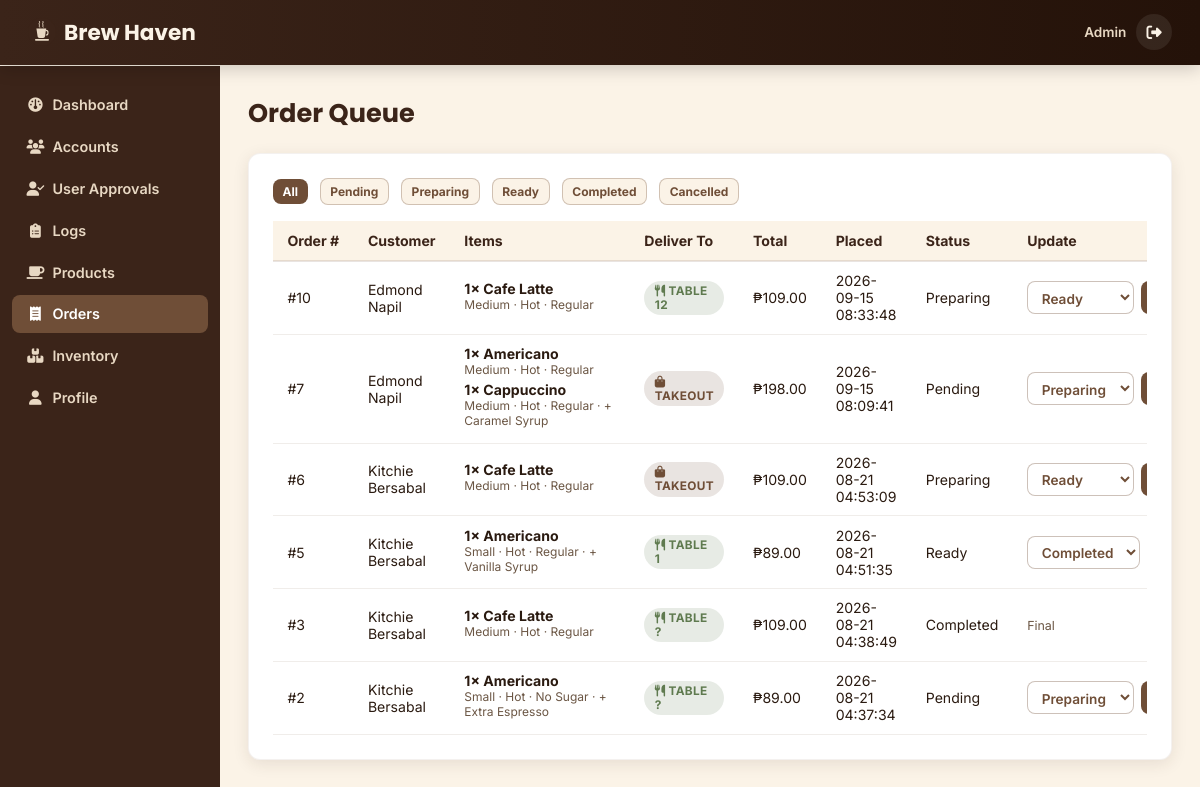
/admin-orders.php (signed in), run on the app's committed database.
### tables this page shows
CREATE TABLE `users` (
  `id_number` varchar(50) NOT NULL,
  `lastname` varchar(100) NOT NULL,
  `firstname` varchar(100) NOT NULL,
  `middlename` varchar(100) DEFAULT NULL,
  `extension` varchar(50) DEFAULT NULL,
  `birth_date` date NOT NULL,
  `age` int(11) NOT NULL,
  `gender` enum('Male','Female','Other') NOT NULL,
  `email` varchar(255) NOT NULL,
  `username` varchar(50) NOT NULL,
  `password` varchar(255) NOT NULL,
  `role` enum('super_admin','admin','customer') NOT NULL DEFAULT 'customer',
  `approval_status` enum('pending','approved','rejected') NOT NULL DEFAULT 'pending',
  `account_status` enum('active','inactive','blocked') NOT NULL DEFAULT 'active',
  `first_login` tinyint(1) NOT NULL DEFAULT 0,
  `employee_id` varchar(20) DEFAULT NULL,
  `customer_id` varchar(20) DEFAULT NULL,
  `street` varchar(255) NOT NULL,
  `barangay` varchar(100) NOT NULL,
  `city_municipality` varchar(100) NOT NULL,
  `province` varchar(100) NOT NULL,
  `zipcode` varchar(10) NOT NULL,
  `country` varchar(100) NOT NULL,
  `auth_question1` varchar(255) DEFAULT NULL,
  `auth_answer1` varchar(255) DEFAULT NULL,
  `auth_question2` varchar(255) DEFAULT NULL,
  `auth_answer2` varchar(255) DEFAULT NULL,
  `auth_question3` varchar(255) DEFAULT NULL,
  `auth_answer3` varchar(255) DEFAULT NULL,
  `created_at` timestamp NOT NULL DEFAULT current_timestamp(),
  `updated_at` timestamp NOT NULL DEFAULT current_timestamp() ON UPDATE current_timestamp(),
  `active_super_admin_flag` tinyint(1) GENERATED ALWAYS AS (if(`role` = 'super_admin' and `account_status` = 'active',1,NULL)) STORED
);

CREATE TABLE `orders` (
  `id` int(11) NOT NULL,
  `customer_id_number` varchar(50) NOT NULL,
  `order_type` enum('Dine In','Takeout') NOT NULL DEFAULT 'Dine In',
  `table_number` varchar(10) DEFAULT NULL,
  `status` enum('Pending','Preparing','Ready','Completed','Cancelled') NOT NULL DEFAULT 'Pending',
  `total_amount` decimal(8,2) NOT NULL,
  `created_at` timestamp NOT NULL DEFAULT current_timestamp(),
  `updated_at` timestamp NOT NULL DEFAULT current_timestamp() ON UPDATE current_timestamp()
);

CREATE TABLE `order_items` (
  `id` int(11) NOT NULL,
  `order_id` int(11) NOT NULL,
  `product_id` int(11) NOT NULL,
  `size` enum('Small','Medium','Large') NOT NULL DEFAULT 'Medium',
  `temperature` enum('Hot','Iced') NOT NULL DEFAULT 'Hot',
  `sweetness` enum('Regular','Less Sweet','No Sugar') NOT NULL DEFAULT 'Regular',
  `addons` varchar(255) DEFAULT NULL,
  `quantity` int(11) NOT NULL DEFAULT 1,
  `unit_price` decimal(8,2) NOT NULL,
  `subtotal` decimal(8,2) NOT NULL
);

CREATE TABLE `products` (
  `id` int(11) NOT NULL,
  `name` varchar(100) NOT NULL,
  `description` text DEFAULT NULL,
  `category` enum('Hot Coffee','Iced Coffee','Non-Coffee','Add-ons') NOT NULL,
  `price` decimal(8,2) NOT NULL,
  `image_path` varchar(255) DEFAULT NULL,
  `is_available` tinyint(1) NOT NULL DEFAULT 1,
  `created_at` timestamp NOT NULL DEFAULT current_timestamp()
);

### html/admin-orders.php (the view, shortened to what this page needs)
<?php
require_once __DIR__ . '/../php/auth_helpers.php';
$me = require_role(['admin', 'super_admin']);
$canManage = has_privilege($me, 'manage_orders');
$sidebarActive = $me['role'] === 'admin' ? 'admin-dashboard.php' : 'super-admin-dashboard.php';
$statusFilter = $_GET['status'] ?? '';
$validStatuses = ['Pending', 'Preparing', 'Ready', 'Completed', 'Cancelled'];
$sql = "SELECT o.*, u.firstname, u.lastname FROM orders o LEFT JOIN users u ON u.id_number = o.customer_id_number";
if (in_array($statusFilter, $validStatuses, true)) {
    $stmt = mysqli_prepare($conn, $sql . " WHERE o.status = ? ORDER BY o.created_at DESC");
    mysqli_stmt_bind_param($stmt, 's', $statusFilter);
    mysqli_stmt_execute($stmt);
    $result = mysqli_stmt_get_result($stmt);
} else {
    $result = mysqli_query($conn, $sql . " ORDER BY o.created_at DESC");
}
$orders = [];
while ($row = mysqli_fetch_assoc($result)) { $orders[] = $row; }
$orderItems = bh_fetch_order_items(array_column($orders, 'id'));
$transitions = bh_order_status_transitions();
?>
<!DOCTYPE html>
<html lang="en">
<head>
  <link rel="stylesheet" href="https://cdnjs.cloudflare.com/ajax/libs/font-awesome/6.5.0/css/all.min.css">
  <link rel="stylesheet" href="../css/brew-haven.css" />
</head>
<body class="bh-shell">
  <div class="bh-topbar">
    <div class="bh-brand"><img src="../images/brew-haven-logo.svg" alt="" style="width:28px;height:28px;"> Brew Haven</div>
    <div class="bh-user">
      <span class="bh-role-label"><?php echo htmlspecialchars(ucwords(str_replace('_', ' ', $me['role']))); ?></span>
      <a href="logout.php" class="bh-topbar-icon-btn" title="Logout" aria-label="Logout" data-bh-confirm-title="Confirm Logout" data-bh-confirm="Are you sure you want to log out?" data-bh-confirm-button="Yes, Logout"><i class="fa-solid fa-right-from-bracket"></i></a>
    </div>
  </div>
  <div class="bh-layout">
    <div class="bh-sidebar">
      <a href="<?php echo $sidebarActive; ?>"><i class="fa-solid fa-gauge"></i>Dashboard</a>
      <a href="<?php echo $me['role'] === 'admin' ? 'admin-accounts.php' : 'super-admin-accounts.php'; ?>"><i class="fa-solid fa-users"></i>Accounts</a>
      <?php if ($me['role'] === 'super_admin' || has_privilege($me, 'approve_accounts')): ?><a href="user-approvals.php"><i class="fa-solid fa-user-check"></i>User Approvals</a><?php endif; ?>
      <?php if ($me['role'] === 'admin'): ?><a href="logs.php"><i class="fa-solid fa-clipboard-list"></i>Logs</a><?php endif; ?>
      <a href="admin-products.php"><i class="fa-solid fa-mug-saucer"></i>Products</a>
      <a href="admin-orders.php" class="active"><i class="fa-solid fa-receipt"></i>Orders</a>
      <a href="admin-inventory.php"><i class="fa-solid fa-boxes-stacked"></i>Inventory</a>
      <a href="profile.php"><i class="fa-solid fa-user"></i>Profile</a>
    </div>
    <div class="bh-main">
      <h1 class="bh-page-title">Order Queue</h1>
      <div class="bh-panel">
        <div class="bh-toolbar">
          <a href="admin-orders.php" class="bh-btn <?php echo $statusFilter === '' ? 'bh-btn-primary' : 'bh-btn-secondary'; ?> bh-btn-sm">All</a>
          <?php foreach ($validStatuses as $s): ?>
            <a href="admin-orders.php?status=<?php echo urlencode($s); ?>" class="bh-btn <?php echo $statusFilter === $s ? 'bh-btn-primary' : 'bh-btn-secondary'; ?> bh-btn-sm"><?php echo $s; ?></a>
          <?php endforeach; ?>
        </div>
        <div class="bh-table-wrap">
          <table class="bh-table">
            <thead><tr><th>Order #</th><th>Customer</th><th>Items</th><th>Deliver To</th><th>Total</th><th>Placed</th><th>Status</th><?php if ($canManage): ?><th>Update</th><?php endif; ?></tr></thead>
            <tbody>
              <?php foreach ($orders as $o): ?>
                <tr>
                  <td>#<?php echo (int)$o['id']; ?></td>
                  <td><?php echo htmlspecialchars(($o['firstname'] ?? '?') . ' ' . ($o['lastname'] ?? '')); ?></td>
                  <td style="min-width:180px;"><?php echo bh_order_items_html($orderItems[(int)$o['id']] ?? []); ?></td>
                  <td>
                    <?php if (($o['order_type'] ?? 'Dine In') === 'Takeout'): ?>
                      <span class="bh-badge bh-badge-first-login"><i class="fa-solid fa-bag-shopping"></i> Takeout</span>
                    <?php else: ?>
                      <span class="bh-badge bh-badge-approved"><i class="fa-solid fa-utensils"></i> Table <?php echo htmlspecialchars($o['table_number'] ?? '?'); ?></span>
                    <?php endif; ?>
                  </td>
                  <td>₱<?php echo number_format($o['total_amount'], 2); ?></td>
                  <td><?php echo htmlspecialchars($o['created_at']); ?></td>
                  <td><?php echo htmlspecialchars($o['status']); ?></td>
                  <?php if ($canManage): ?>
                  <td>
                    <?php $nextStatuses = $transitions[$o['status']] ?? []; ?>
                    <?php if ($nextStatuses): ?>
                    <form method="post" action="../php/order_update_status.php" style="display:flex;gap:0.4rem;">
                      <select name="status" class="bh-status-select">
                        <?php foreach ($nextStatuses as $s): ?>
                          <option value="<?php echo $s; ?>"><?php echo $s; ?></option>
                        <?php endforeach; ?>
                      </select>
                      <button type="submit" class="bh-btn bh-btn-primary bh-btn-sm">Update</button>
                    </form>
                    <?php else: ?>
                      <span style="font-size:0.78rem;color:var(--bh-text-muted);">Final</span>
                    <?php endif; ?>
                  </td>
                  <?php endif; ?>
                </tr>
              <?php endforeach; ?>
            </tbody>
          </table>
        </div>
      </div>
    </div>
  </div>
</body>
</html>

### php/auth_helpers.php (shortened to what this page needs)
<?php
require_once __DIR__ . '/config.php';
function bh_harden_session_cookie() {
    $params = session_get_cookie_params();
}
function current_user() {
    return [
        'id_number'   => $_SESSION['user_id_number'],
        'username'    => $_SESSION['username']    ?? null,
        'firstname'   => $_SESSION['firstname']   ?? null,
        'lastname'    => $_SESSION['lastname']    ?? null,
        'role'        => $_SESSION['role']        ?? 'customer',
        'employee_id' => $_SESSION['employee_id'] ?? null,
    ];
}
function bh_in_first_login_setup($row) {
    $firstLogin = (int)($row['first_login'] ?? 0);
    return $firstLogin === 1 || $firstLogin === 2 || $firstLogin === 3;
}
function require_login($recheckStatus = true) {
    global $conn;
    $isAjax = bh_request_is_ajax();
    $user = current_user();
    $now = time();
    if ($recheckStatus) {
        $stmt = mysqli_prepare($conn, "SELECT approval_status, account_status, role, first_login, firstname, lastname, auth_question1 FROM users WHERE id_number = ?");
        mysqli_stmt_bind_param($stmt, 's', $user['id_number']);
        mysqli_stmt_execute($stmt);
        $row = mysqli_fetch_assoc(mysqli_stmt_get_result($stmt));
        $statusAllowed = $row && ($row['account_status'] === 'active'
            || ($row['account_status'] === 'inactive' && bh_inactive_account_may_setup($row)));
        $roleChanged = $row && $row['role'] !== $user['role'];
        $inFirstLoginSetup = bh_in_first_login_setup($row);
    }
    return $user;
}
function bh_request_is_ajax() {
    return (!empty($_SERVER['HTTP_X_REQUESTED_WITH']) && strtolower($_SERVER['HTTP_X_REQUESTED_WITH']) === 'xmlhttprequest')
        || (strpos($_SERVER['HTTP_ACCEPT'] ?? '', 'application/json') !== false)
        || (strpos($_SERVER['CONTENT_TYPE'] ?? '', 'application/json') !== false)
        || (isset($_SERVER['HTTP_SEC_FETCH_DEST']) && $_SERVER['HTTP_SEC_FETCH_DEST'] === 'empty');
}
function require_role(array $allowedRoles, $recheckStatus = true) {
    $user = require_login($recheckStatus);
    return $user;
}
function has_privilege($user, $key) {
    global $conn;
    $privilegeKeys = $key === 'view_logs'
        ? ['view_logs', 'view_activity_logs', 'view_login_logs']
        : [$key];
    $placeholders = implode(',', array_fill(0, count($privilegeKeys), '?'));
    $sql = "SELECT 1 FROM admin_privileges WHERE admin_id_number = ? AND privilege_key IN ($placeholders) LIMIT 1";
    $stmt = mysqli_prepare($conn, $sql);
    $bindValues = array_merge([$user['id_number']], $privilegeKeys);
    $bindTypes = 's' . str_repeat('s', count($privilegeKeys));
    mysqli_stmt_bind_param($stmt, $bindTypes, ...$bindValues);
    mysqli_stmt_execute($stmt);
    mysqli_stmt_store_result($stmt);
    $granted = mysqli_stmt_num_rows($stmt) > 0;
    return $granted;
}
function bh_order_status_transitions() {
    return [
        'Pending'   => ['Preparing', 'Cancelled'],
        'Preparing' => ['Ready', 'Cancelled'],
        'Ready'     => ['Completed', 'Cancelled'],
        'Completed' => [],
        'Cancelled' => [],
    ];
}
function bh_fetch_order_items(array $orderIds) {
    global $conn;
    $orderIds = array_values(array_unique(array_map('intval', $orderIds)));
    $placeholders = implode(',', array_fill(0, count($orderIds), '?'));
    $stmt = mysqli_prepare($conn, "SELECT oi.*, p.name AS product_name FROM order_items oi LEFT JOIN products p ON p.id = oi.product_id WHERE oi.order_id IN ($placeholders) ORDER BY oi.id ASC");
    mysqli_stmt_bind_param($stmt, str_repeat('i', count($orderIds)), ...$orderIds);
    mysqli_stmt_execute($stmt);
    $result = mysqli_stmt_get_result($stmt);
    $grouped = [];
    while ($row = mysqli_fetch_assoc($result)) {
        $grouped[(int)$row['order_id']][] = $row;
    }
    return $grouped;
}
function bh_order_items_html(array $items) {
    $lines = [];
    foreach ($items as $it) {
        $custom = $it['size'] . ' · ' . $it['temperature'] . ' · ' . $it['sweetness'];
        if (!empty($it['addons'])) {
            $custom .= ' · + ' . $it['addons'];
        }
        $lines[] = '<div style="margin-bottom:0.25rem;"><strong>' . (int)$it['quantity'] . '× '
            . htmlspecialchars($it['product_name'] ?? ('Product #' . (int)$it['product_id'])) . '</strong>'
            . '<div style="font-size:0.75rem;color:var(--bh-text-muted);">' . htmlspecialchars($custom) . '</div></div>';
    }
    return implode('', $lines);
}
    ?>

### data on the page
users: role "Admin"
orders: id "10", users.firstname+lastname "Edmond Napil", table_number "12", total_amount "109.00", created_at "2026-09-15 08:33:48", status "Preparing", status "Ready"
order_items: quantity "1", custom "Medium · Hot · Regular"
products: name "Cafe Latte"
orders: id "7", users.firstname+lastname "Edmond Napil", order_type "Takeout" (drawn), total_amount "198.00", created_at "2026-09-15 08:09:41", status "Pending", status "Preparing"
order_items: quantity "1", custom "Medium · Hot · Regular"
products: name "Americano"
order_items: quantity "1", custom "Medium · Hot · Regular · + Caramel Syrup"
products: name "Cappuccino"
orders: id "6", users.firstname+lastname "Kitchie Bersabal", order_type "Takeout" (drawn), total_amount "109.00", created_at "2026-08-21 04:53:09", status "Preparing", status "Ready"
order_items: quantity "1", custom "Medium · Hot · Regular"
orders: id "5", users.firstname+lastname "Kitchie Bersabal", table_number "1", total_amount "89.00", created_at "2026-08-21 04:51:35", status "Ready", status "Completed"
order_items: quantity "1", custom "Small · Hot · Regular · + Vanilla Syrup"
orders: id "3", users.firstname+lastname "Kitchie Bersabal", table_number "?", total_amount "109.00", created_at "2026-08-21 04:38:49", status "Completed", shows "Final"
order_items: quantity "1", custom "Medium · Hot · Regular"
orders: id "2", users.firstname+lastname "Kitchie Bersabal", table_number "?", total_amount "89.00", created_at "2026-08-21 04:37:34", status "Pending", status "Preparing"
order_items: quantity "1", custom "Small · Hot · No Sugar · + Extra Espresso"

### other printed values
$s "Pending"
$s "Preparing"
$s "Ready"
$s "Completed"
$s "Cancelled"
